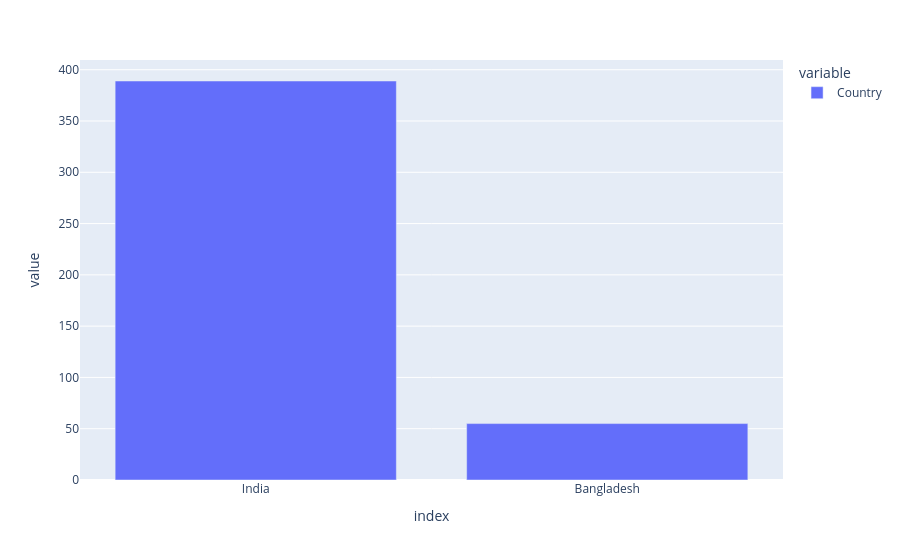

Notebook code cell kept with this figure:
### Code cell
fig = px.bar(metadata_all.Country.value_counts())
fig.show()

### Figure 1 — Plotly figure (JSON) as saved in the notebook; plotly's stock layout.template omitted (floating-point values rounded to 4 significant figures)
{"data": [{"alignmentgroup": "True", "hovertemplate": "variable=Country<br>index=%{x}<br>value=%{y}<extra></extra>", "legendgroup": "Country", "marker": {"color": "#636efa"}, "name": "Country", "offsetgroup": "Country", "orientation": "v", "showlegend": true, "textposition": "auto", "type": "bar", "x": ["India", "Bangladesh"], "xaxis": "x", "y": [389, 55], "yaxis": "y"}], "layout": {"barmode": "relative", "legend": {"title": {"text": "variable"}, "tracegroupgap": 0}, "margin": {"t": 60}, "xaxis": {"anchor": "y", "domain": [0.0, 1.0], "title": {"text": "index"}}, "yaxis": {"anchor": "x", "domain": [0.0, 1.0], "title": {"text": "value"}}}}
